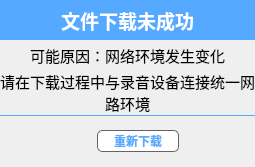
<?xml version="1.0" encoding="UTF-8"?>
<ui version="4.0">
 <class>Scene_File_DL</class>
 <widget class="QDialog" name="Scene_File_DL">
  <property name="geometry">
   <rect>
    <x>0</x>
    <y>0</y>
    <width>255</width>
    <height>167</height>
   </rect>
  </property>
  <property name="windowTitle">
   <string>Dialog</string>
  </property>
  <layout class="QGridLayout" name="gridLayout_2">
   <property name="leftMargin">
    <number>0</number>
   </property>
   <property name="topMargin">
    <number>0</number>
   </property>
   <property name="rightMargin">
    <number>0</number>
   </property>
   <property name="bottomMargin">
    <number>0</number>
   </property>
   <property name="spacing">
    <number>0</number>
   </property>
   <item row="0" column="0">
    <widget class="QLabel" name="label">
     <property name="sizePolicy">
      <sizepolicy hsizetype="Minimum" vsizetype="Minimum">
       <horstretch>0</horstretch>
       <verstretch>0</verstretch>
      </sizepolicy>
     </property>
     <property name="minimumSize">
      <size>
       <width>40</width>
       <height>40</height>
      </size>
     </property>
     <property name="font">
      <font>
       <pointsize>14</pointsize>
       <weight>75</weight>
       <bold>true</bold>
      </font>
     </property>
     <property name="styleSheet">
      <string notr="true">background-color: rgb(85, 170, 255);
color: rgb(255, 255, 255);
padding-left:1.5em;
padding-top:0.6em;
padding-bottom:0.6em;
border:0;</string>
     </property>
     <property name="text">
      <string>文件下载未成功</string>
     </property>
     <property name="alignment">
      <set>Qt::AlignCenter</set>
     </property>
    </widget>
   </item>
   <item row="1" column="0">
    <widget class="QLabel" name="label_8">
     <property name="sizePolicy">
      <sizepolicy hsizetype="Preferred" vsizetype="Preferred">
       <horstretch>0</horstretch>
       <verstretch>0</verstretch>
      </sizepolicy>
     </property>
     <property name="minimumSize">
      <size>
       <width>0</width>
       <height>30</height>
      </size>
     </property>
     <property name="maximumSize">
      <size>
       <width>16777215</width>
       <height>50</height>
      </size>
     </property>
     <property name="font">
      <font>
       <pointsize>11</pointsize>
       <weight>50</weight>
       <bold>false</bold>
      </font>
     </property>
     <property name="styleSheet">
      <string notr="true">border:0;
</string>
     </property>
     <property name="text">
      <string>可能原因：网络环境发生变化</string>
     </property>
     <property name="alignment">
      <set>Qt::AlignCenter</set>
     </property>
    </widget>
   </item>
   <item row="2" column="0">
    <widget class="QLabel" name="label_9">
     <property name="sizePolicy">
      <sizepolicy hsizetype="Preferred" vsizetype="Preferred">
       <horstretch>0</horstretch>
       <verstretch>0</verstretch>
      </sizepolicy>
     </property>
     <property name="minimumSize">
      <size>
       <width>0</width>
       <height>30</height>
      </size>
     </property>
     <property name="maximumSize">
      <size>
       <width>16777215</width>
       <height>50</height>
      </size>
     </property>
     <property name="font">
      <font>
       <pointsize>11</pointsize>
       <weight>50</weight>
       <bold>false</bold>
      </font>
     </property>
     <property name="styleSheet">
      <string notr="true">border:0;
padding:0.3em;
</string>
     </property>
     <property name="text">
      <string>请在下载过程中与录音设备连接统一网路环境</string>
     </property>
     <property name="alignment">
      <set>Qt::AlignCenter</set>
     </property>
     <property name="wordWrap">
      <bool>true</bool>
     </property>
    </widget>
   </item>
   <item row="3" column="0">
    <widget class="QGroupBox" name="groupBox">
     <property name="sizePolicy">
      <sizepolicy hsizetype="MinimumExpanding" vsizetype="MinimumExpanding">
       <horstretch>0</horstretch>
       <verstretch>0</verstretch>
      </sizepolicy>
     </property>
     <property name="minimumSize">
      <size>
       <width>200</width>
       <height>10</height>
      </size>
     </property>
     <property name="maximumSize">
      <size>
       <width>280</width>
       <height>16777215</height>
      </size>
     </property>
     <property name="styleSheet">
      <string notr="true">border:0;
border-top:1px solid rgb(85, 170, 255);</string>
     </property>
     <property name="title">
      <string/>
     </property>
     <layout class="QGridLayout" name="gridLayout_3">
      <item row="0" column="0">
       <layout class="QGridLayout" name="gridLayout" columnstretch="1,0,0,0">
        <property name="spacing">
         <number>0</number>
        </property>
        <item row="0" column="0">
         <spacer name="horizontalSpacer">
          <property name="orientation">
           <enum>Qt::Horizontal</enum>
          </property>
          <property name="sizeType">
           <enum>QSizePolicy::Preferred</enum>
          </property>
          <property name="sizeHint" stdset="0">
           <size>
            <width>20</width>
            <height>20</height>
           </size>
          </property>
         </spacer>
        </item>
        <item row="0" column="2">
         <widget class="QPushButton" name="confirm_btn">
          <property name="font">
           <font>
            <weight>75</weight>
            <bold>true</bold>
           </font>
          </property>
          <property name="styleSheet">
           <string notr="true">QPushButton:hover{
border: 1px solid rgb(85, 170, 255);
color:white;
background-color:rgb(85, 170, 255);
}
QPushButton{
background-color:  white;
border: 1px solid rgb(100, 100, 100);
border-radius: 5px;   
width:80px;
height:20px;
padding-left:1.5em;
padding-right:1.5em;
padding-top:0.6em;
padding-bottom:0.6em;
color:rgb(85, 170, 255);
}
QPushButton:pressed{
background-color:rgb(85, 170, 255);
margin:2px;
color:black;
border: 1px solid white;
}
QPushButton:disabled{
background-color: transparent;
color:gray;
}</string>
          </property>
          <property name="text">
           <string>重新下载</string>
          </property>
         </widget>
        </item>
        <item row="0" column="3">
         <spacer name="horizontalSpacer_3">
          <property name="orientation">
           <enum>Qt::Horizontal</enum>
          </property>
          <property name="sizeType">
           <enum>QSizePolicy::Preferred</enum>
          </property>
          <property name="sizeHint" stdset="0">
           <size>
            <width>67</width>
            <height>20</height>
           </size>
          </property>
         </spacer>
        </item>
        <item row="0" column="1">
         <spacer name="horizontalSpacer_2">
          <property name="orientation">
           <enum>Qt::Horizontal</enum>
          </property>
          <property name="sizeType">
           <enum>QSizePolicy::Minimum</enum>
          </property>
          <property name="sizeHint" stdset="0">
           <size>
            <width>30</width>
            <height>20</height>
           </size>
          </property>
         </spacer>
        </item>
       </layout>
      </item>
     </layout>
    </widget>
   </item>
  </layout>
 </widget>
 <resources/>
 <connections/>
</ui>
